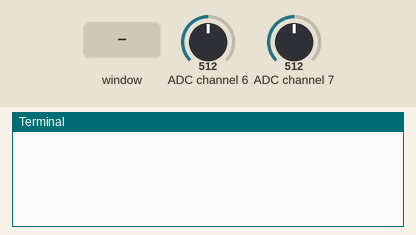
This program was run on a simulated Raspberry Pi (BCM pin numbers). Shown: the last lines printed to the terminal. Inputs (shaded band) come from the test bench; at power-on: ADC channel 6 = 512, ADC channel 7 = 512 (analog values on the 0–1023 scale). The desktop window is not drawn, its controls go by their first labels and the mouse button is held 0.15 s. At 3.3 s the program stops and its outputs stay as they are.

Above: at 1.2 s.
1.3 s: control labelled "Start detecting" in the window clicked
At 2.7 s:
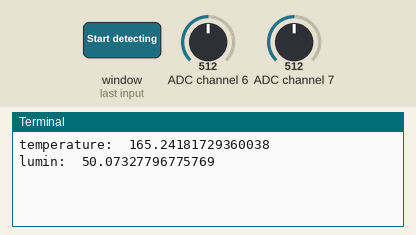
3.3 s: control labelled "QUIT" in the window clicked
At 3.8 s:
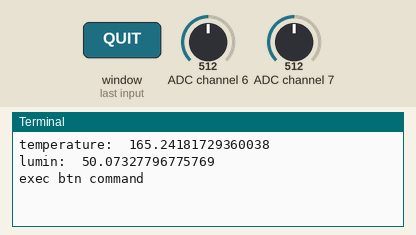

The program:

mcp3008gui.py
```python
from gpiozero import MCP3008
import time
import tkinter as tk

class Application(tk.Frame): ## this class inherit from tk.Tk
    def __init__(self, master=None):
        super().__init__(master)
        self.pack()

        self.lbltemp = tk.Label(self,text = "Temperature: ")
        self.lbltemp.grid(row=0, column=0)
        self.lbltemp_answer = tk.Label(self)
        self.lbltemp_answer.grid(row=0, column=1)

        self.lbllumin = tk.Label(self,text = "Luminance: ")
        self.lbllumin.grid(row=1, column=0)
        self.lbllumin_answer = tk.Label(self)
        self.lbllumin_answer.grid(row=1, column=1)

        self.btn_detectio = tk.Button(self,text = "Start detecting", command=self.detectio_loop)
        self.btn_detectio.grid(row=2, column=0)
        self.btn = tk.Button(self,text = "QUIT\n",command=self.btn_command)
        self.btn.grid(row=2,column=1)

        self.pack()
        self.flag_detectio = True

    def btn_command(self):
        print("exec btn command")
        self.flag_detectio = False
        self.master.destroy()

    def detectio_loop(self):
        # while True:
            temp= self.get_temperature()

            self.lbltemp_answer.config(text=temp)
            self.lbltemp_answer.grid(row=0, column=1)

            lumin= self.get_luminance()
            self.lbllumin_answer.config(text=lumin)
            self.lbllumin_answer.grid(row=1, column=1)


            # time.sleep(1)
            # if self.flag_detectio:
            #     continue
            # else:
            #     break


    def get_luminance(self):
        light=0
        lightness = MCP3008(7)
        for i in range(1,6):
            valuel = lightness.value
            light = light + valuel
            time.sleep(0.05)
        light = light/5

        print('lumin: ',light*100)
        # time.sleep(1)
        return light*100

    def get_temperature(self):
        temp=0
        lm35 = MCP3008(6)
        for i in range(1,6):
            value = lm35.value
            temp = temp + value
            time.sleep(0.05)
        temp = temp/5
        print('temperature: ',temp*3.3*100)

# def main():
#     lm35 = MCP3008(0)
#     lightness = MCP3008(7)
#     temp=0
#     light=0
#     while True:
#         for i in range(1,6):
#             value = lm35.value
#             temp = temp + value
#             time.sleep(0.05)
#         temp = temp/5

#         print('temperature: ',temp*3.3*100)

#         for i in range(1,6):
#             valuel = lightness.value
#             light = light + valuel
#             time.sleep(0.05)
#         light = light/5
#         print('lumin: ',light*100)
#         time.sleep(1)
#         temp = 0
#         light = 0

def main():
    window = tk.Tk()
    window.geometry("240x140+0+0")
    window.title(" 溫度 & 照度 類比偵測轉數位 via MCP3008 晶片")

    app = Application(master=window)


    app.mainloop()

if __name__ == '__main__':
    main()  # 或是任何你想執行的函式
```

Measured:
- after the input at 1.3 s, the terminal: prints a new line after 0.25 s (image 1)
- after the input at 3.3 s, the terminal: prints a new line at once (image 2)
